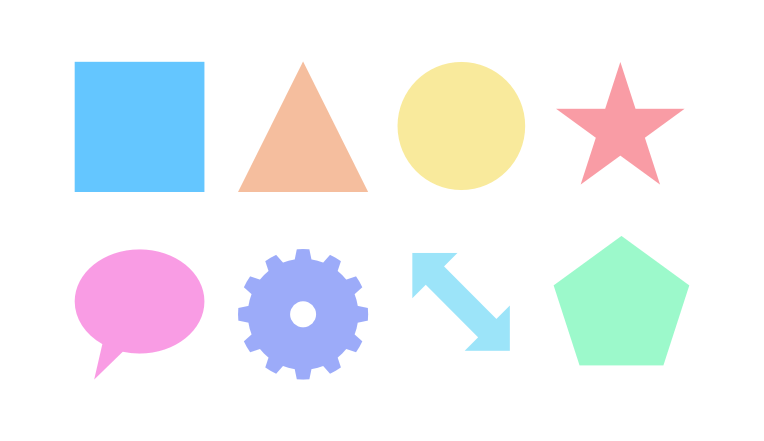
#> input picture Detection/geometry.png, 764 x 441 px, found by its file name
$ python open-cv-geometry.py
#> lines starting #> are read from the running program, lines starting #| are printed output that depends on the picture; after the words box and inside, x2 and y2 are one past the last pixel; in counts of white or black regions, pixels touching at a corner belong together
import cv2
import numpy as np
import matplotlib.pyplot as plt

template = cv2.imread('./Detection/geometry.png')
#> template is the input picture: shape (441, 764, 3); mean B, G, R 244.4, 241.7, 238.5
gray=cv2.cvtColor(template, cv2.COLOR_BGR2GRAY)
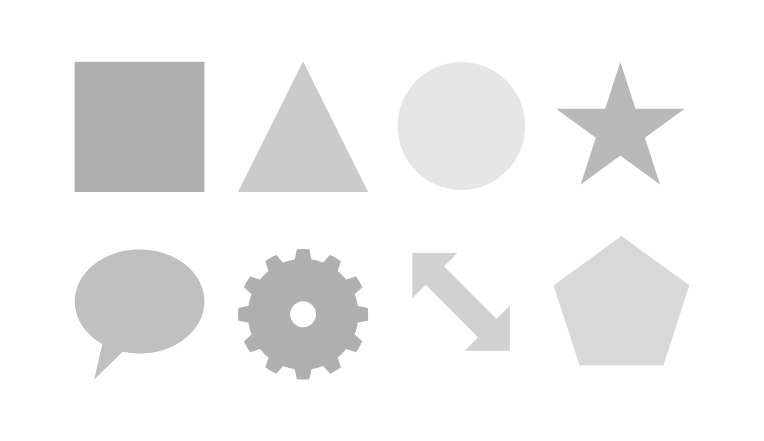
#> gray: shape (441, 764); min 175, max 255, mean 241.1

### separate into binary form
ret, th1 = cv2.threshold(gray, 240, 255, cv2.THRESH_BINARY)
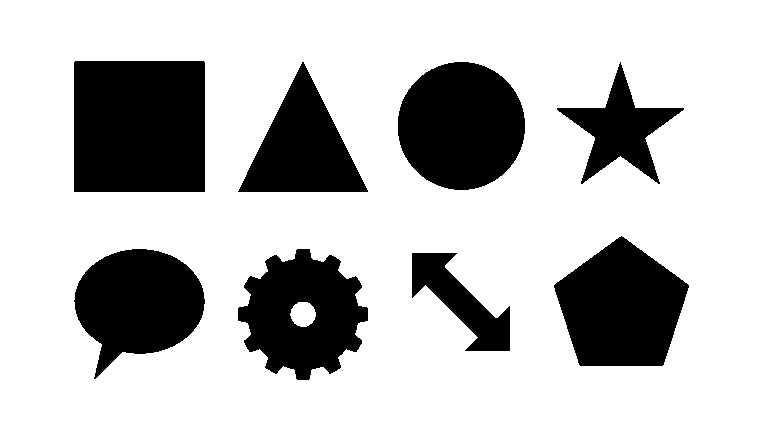
#> th1: shape (441, 764); 75.6% white; 8 black regions
###
# cv2.imshow('th1',th1)
# cv2.waitKey()
# cv2.destroyAllWindows()


contours,hierarchy = cv2.findContours(th1, cv2.RETR_TREE, cv2.CHAIN_APPROX_SIMPLE)
#> contours = 10 contours; largest, box (x1, y1, x2, y2) and area: (0, 0, 764, 441) 335720, (73, 60, 206, 193) 17419, (397, 61, 526, 191) 12971, (553, 235, 690, 367) 12407, (237, 248, 369, 381) 11740
'''
mode:
cv2.RETR_EXTERNAL:只檢索外部對象
cv2.RETR_LIST：偵測所有且未建立層次結構
cv2.RETR_CCOMP：偵測所有架構，建立兩級結構
cv2.RETR_TREE：偵測所有的，建立完整的層次結構
method: 估算的方法
cv2.CHAIN_APPROX_NONE：儲存所有的對稱點
cv2.CHAIN_APPROX_SIMPLE:壓縮水平，垂直和對角線段，只留下端點。例如模擬可以用4個點編碼。
cv2.CHAIN_APPROX_TC89_L1,cv2.CHAIN_APPROX_TC89_KCOS：使用Teh-Chini鏈近似演算法
offset:（可選參數）自訂點的偏移量，格式為元組，如（-10，10）表示自訂點沿X負方向偏移10個像素點，沿Y正方向偏移10個像素點
'''
draw_img=cv2.merge((th1.copy(),th1.copy(),th1.copy()))
#> draw_img: shape (441, 764, 3); 75.6% white; 8 black regions, largest, box (x1, y1, x2, y2) and area: (74, 61, 205, 192) 17159, (398, 62, 525, 190) 12791, (554, 236, 689, 366) 12218
res=cv2.drawContours(draw_img,contours,-1,(0,0,255),3)
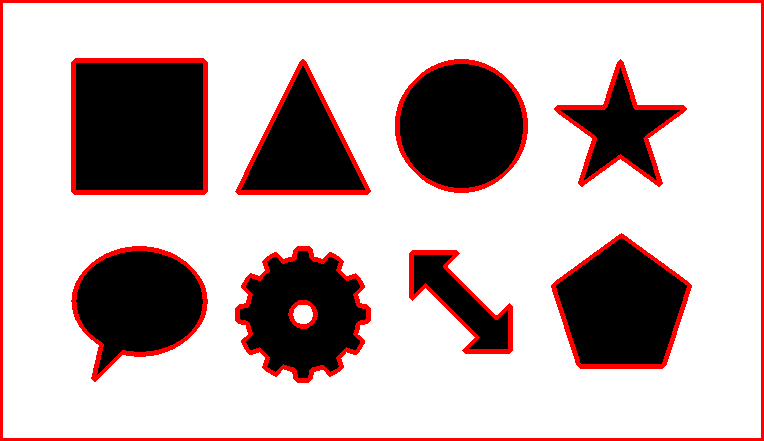
#> res: shape (441, 764, 3); mean of channels 0, 1, 2 179.7, 179.7, 197.8; drawn as B, G, R


qube_threshold=0.01
circle_threshold=0.03
ellipse_threshold=0.03

for i in range(len(contours)):
    print(i)
    c=contours[i]
    length=cv2.arcLength(c, True)
    epsilon = 0.01 * length
    vertices = cv2.approxPolyDP(c, epsilon, True)
    M = cv2.moments(c)
    center_x=M['m10']/M['m00']
    center_y=M['m01']/M['m00']
    center=[[center_x,center_y]]
    center_int=(int(center_x),int(center_y))

    ###triangle detection
    if len(vertices)==3:
        print('triangle')
        cv2.putText(draw_img, 'triangle', (int(center_x-20),int(center_y)), cv2.FONT_HERSHEY_TRIPLEX,0.5, (0, 0, 255), 1, cv2.LINE_AA)
    ###rectangle detection
    elif len(vertices)==4:
        print('rectangle')
        cv2.putText(draw_img, 'rectangle', (int(center_x-20),int(center_y)), cv2.FONT_HERSHEY_TRIPLEX,0.5, (0, 0, 255), 1, cv2.LINE_AA)
        length_list=[np.sqrt(sum(sum((vertices[i]-vertices[i+1])**2))) for i in range(len(vertices)-1)]
        length_list.append(np.sqrt(sum(sum((vertices[0]-vertices[3])**2))))
        ave=sum(length_list)/len(length_list)
        diff_list=[abs(length_list[i]-ave) for i in range(len(length_list))]
        if sum(diff_list)/len(diff_list)/ave<qube_threshold:
            print('qube')
            cv2.putText(draw_img, 'qube', (int(center_x-20),int(center_y+20)), cv2.FONT_HERSHEY_TRIPLEX,0.5, (0, 0, 255), 1, cv2.LINE_AA)
    else:
        ###circle detection
        ###way1: circular degree
        # ### M00 means area
        # print(length*length/(M['m00']*np.pi*4))
        ###way2: center to boundary
        length_list=[np.sqrt(sum(sum((c[i]-center)**2))) for i in range(len(c))]
        ave=sum(length_list)/len(length_list)
        diff_list=[abs(length_list[i]-ave) for i in range(len(length_list))]
        print(sum(diff_list)/len(diff_list)/ave)

        ###eclipse detection
        semi_major_axis_length=max(length_list)
        semi_minor_axis_length=min(length_list)
        focal_length=np.sqrt(semi_major_axis_length**2-semi_minor_axis_length**2)

        V_1=c[np.argmax(length_list)]

        focal_1=center+(V_1-center)*(focal_length/semi_major_axis_length)
        focal_2=center-(V_1-center)*(focal_length/semi_major_axis_length)

        ellipse_radius_list=[np.sqrt(sum(sum((c[i]-focal_1)**2)))+np.sqrt(sum(sum((c[i]-focal_2)**2))) for i in range(len(c))]
        ave2=sum(ellipse_radius_list)/len(ellipse_radius_list)
        diff_list2=[abs(ellipse_radius_list[i]-ave2) for i in range(len(length_list))]
        print('ec_value',sum(diff_list2)/len(diff_list2)/ave2)
        if sum(diff_list)/len(diff_list)/ave<circle_threshold:
            print('circle')
            cv2.putText(draw_img, 'circle', (int(center_x-20),int(center_y)), cv2.FONT_HERSHEY_TRIPLEX,0.5, (0, 0, 255), 1, cv2.LINE_AA)
        if sum(diff_list2)/len(diff_list2)/ave2<ellipse_threshold:
            print('ellipse')
            cv2.putText(draw_img, 'ellipse', (int(center_x-20),int(center_y)+20), cv2.FONT_HERSHEY_TRIPLEX,0.5, (0, 0, 255), 1, cv2.LINE_AA)
        else:
            cv2.putText(draw_img, 'other', (int(center_x-20),int(center_y)), cv2.FONT_HERSHEY_TRIPLEX,0.5, (0, 0, 255), 1, cv2.LINE_AA)
#> this loop made 10 passes
#> (length, epsilon, center_x, center_y, center_int, ave, semi_major_axis_length, semi_minor_axis_length) on passes 2 to 8: (403.4, 4.03, 460.5, 301.5, (460, 301), 50.21, 69.3, 37.82), (566.7, 5.67, 302.6, 313.8, (302, 313), 61.23, 66.45, 55.55), (81.6, 0.816, 302.6, 313.8, (302, 313), 12.24, 12.7, 11.71), (447.6, 4.48, 137.8, 303.1, (137, 303), 61.26, 87.63, 50.12), (443.8, 4.44, 621, 307.3, (620, 307), 63.16, 72.26, 57.75), (512.3, 5.12, 619.9, 129, (619, 128), 46.72, 67.98, 26.7), (425, 4.25, 460.9, 125.5, (460, 125), 64.28, 64.9, 63.68)
#> (length, epsilon, vertices, center_x, center_y, center_int, ave, diff_list) on pass 1: (2406, 24.06, [[0, 0], [0, 440], [763, 440], [763, 0]], 381.5, 220, (381, 220), 601.5, [161.5, 161.5, 161.5, 161.5])
#> (printed output is left out)
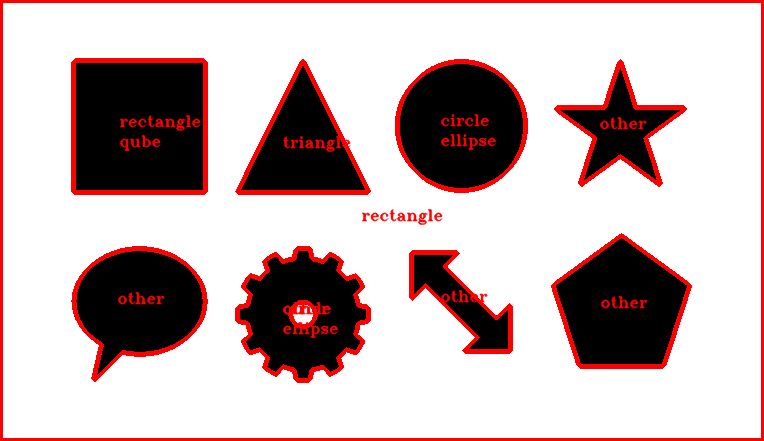
#> draw_img: shape (441, 764, 3); 1.62% of pixels changed, all inside (x1, y1, x2, y2) = (118, 114, 648, 339); drawn as B, G, R
        # cv2.circle(draw_img,(int(center[0][0]),int(center[0][1])),5,(0, 0, 255),-1)
        # cv2.circle(draw_img,(int(focal_1[0][0]),int(focal_1[0][1])),5,(0, 255, 0),-1)
        # cv2.circle(draw_img,(int(focal_2[0][0]),int(focal_2[0][1])),5,(0, 255, 0),-1)

cv2.imshow('Contours',draw_img)
cv2.waitKey()
cv2.destroyAllWindows()

# print(len(vertices))
# print(length)

# epsilon = 0.1 * cv2.arcLength(contours[5], True)
